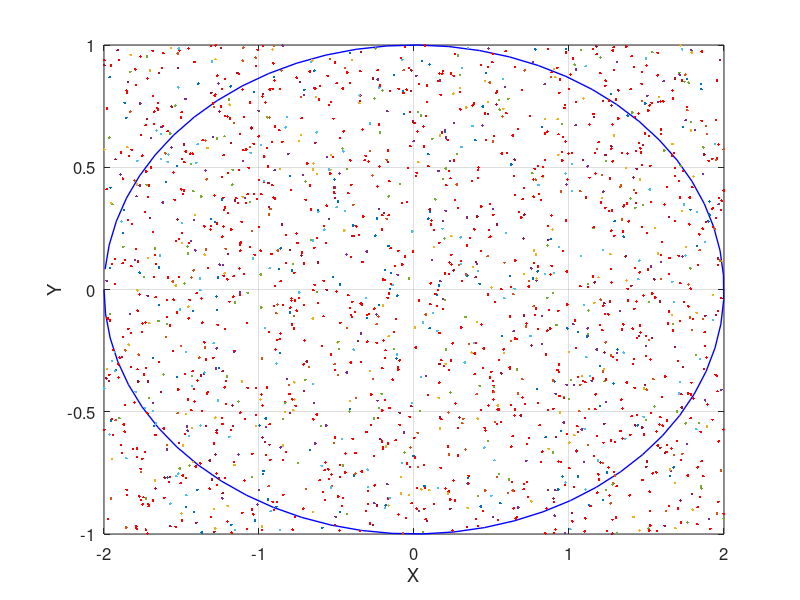

Write the MATLAB code that produced this figure.
% Problem 5
%
% February 10, 2021
% Group 2: Mark Kim, Amber Hartigan, Adrian Lopez, Nyan Tun, Alyssa Reyes

% Initial Assumptions
% x^2/a^2 + y^2/b^2 = 1
a = 2; b = 1;               % Parameters of Ellipse
areaRectangle = 2*a * 2*b;  % Area of the rectangle
areaEllipse = pi * a * b;   % Area of the Ellipse

% Parametric plot of the ellipse
t = -pi:0.1:pi;
x = a*cos(t);
y = b*sin(t);
figure(1); clf; 
plot(x,y,'b','linewidth',1)
set(gca, 'fontsize', 12)
xlabel('X')
ylabel('Y')
grid on
hold on

% plot 1000 random points in the ellipse and count how many landed inside
inside = 0; outside = 0;    % Initialize & declare point counts
npts = 1000;                % Number of points to be generated/plotted
for counter = 1:npts
    % pick a random point in [-2,2]x[-1,1]
    x = 4*rand - 2;  y = 2*rand - 1;
    % plot the point
    plot(x,y, '.r', -x, -y);
    % check if the point is inside the ellipe
    if (x^2 / 4 + y^2 <= 1)
        inside = inside + 1;    % count the number of points inside the ellipse 
    else
        outside = outside + 1;  % count the number of points outside the ellipse 
    end
end

fprintf('The estimated number of points indide the ellipse are');
disp(inside);

% estimate the area inside the ellipse 
area = inside / npts * areaRectangle;   % percentage of points inside * area of the rectangle
fprintf('The estimated area inside the ellipse is %f' ,area);

% part C estimate the expected mean and variance of Xi
mean = inside/npts * 1 + outside/npts * 0;
fprintf('\n The estimated mean of X_i is %s' ,mean);

expectedArea = inside/npts * 1^2 + outside/npts * 0^2;

variance = expectedArea - mean^2;
fprintf('\n The estimated variance of X_i is %s' ,variance);

% part d
estimatedMean = mean;
fprintf('\n The estimated mean of the plotted points is %s' ,estimatedMean);

estimatedVariance =  variance/1000;
fprintf('\n The estimated variance of the plotted points is %s' ,estimatedVariance);

standardDeviation = sqrt(estimatedVariance);
fprintf('\n The standard deviation of the plotted points is %s' ,standardDeviation);


% part e
estimatedMean8A = 8 * mean;
fprintf('\n The estimated mean of 8A_1000 is %s' ,estimatedMean8A);

estimatedVariance8A =  64 * variance/1000;
fprintf('\n The estimated variance of 8A_1000 is %s' ,estimatedVariance8A);

standardDeviation8A = sqrt(estimatedVariance8A);
fprintf('\n The standard deviation of 8A_1000 is %s' ,standardDeviation8A);

confidence = (1 - standardDeviation8A) * 100
fprintf('\n Based off of the standard deviation results, we are around .1 percent  off; thus, we have 90 percent confidence.')
